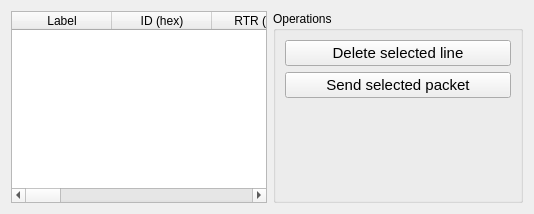
        <widget class="QWidget" name="tab_3">
         <attribute name="title">
          <string>Decoded messages</string>
         </attribute>
         <layout class="QHBoxLayout" name="horizontalLayout_13">
          <item>
           <layout class="QHBoxLayout" name="horizontalLayout_12">
            <item>
             <widget class="QTableWidget" name="decodedMessagesTableWidget">
              <property name="sizePolicy">
               <sizepolicy hsizetype="Expanding" vsizetype="Expanding">
                <horstretch>0</horstretch>
                <verstretch>0</verstretch>
               </sizepolicy>
              </property>
              <property name="minimumSize">
               <size>
                <width>0</width>
                <height>0</height>
               </size>
              </property>
              <property name="autoScroll">
               <bool>true</bool>
              </property>
              <property name="editTriggers">
               <set>QAbstractItemView::DoubleClicked</set>
              </property>
              <property name="alternatingRowColors">
               <bool>true</bool>
              </property>
              <property name="selectionMode">
               <enum>QAbstractItemView::SingleSelection</enum>
              </property>
              <property name="selectionBehavior">
               <enum>QAbstractItemView::SelectRows</enum>
              </property>
              <property name="verticalScrollMode">
               <enum>QAbstractItemView::ScrollPerPixel</enum>
              </property>
              <property name="showGrid">
               <bool>true</bool>
              </property>
              <property name="gridStyle">
               <enum>Qt::DotLine</enum>
              </property>
              <property name="sortingEnabled">
               <bool>true</bool>
              </property>
              <attribute name="verticalHeaderStretchLastSection">
               <bool>false</bool>
              </attribute>
              <column>
               <property name="text">
                <string>Label</string>
               </property>
               <property name="textAlignment">
                <set>AlignCenter</set>
               </property>
              </column>
              <column>
               <property name="text">
                <string>ID (hex)</string>
               </property>
               <property name="textAlignment">
                <set>AlignCenter</set>
               </property>
              </column>
              <column>
               <property name="text">
                <string>RTR (hex)</string>
               </property>
               <property name="textAlignment">
                <set>AlignCenter</set>
               </property>
              </column>
              <column>
               <property name="text">
                <string>IDE (hex)</string>
               </property>
               <property name="textAlignment">
                <set>AlignCenter</set>
               </property>
              </column>
              <column>
               <property name="text">
                <string>DLC (i)</string>
               </property>
               <property name="textAlignment">
                <set>AlignCenter</set>
               </property>
              </column>
              <column>
               <property name="text">
                <string>D0</string>
               </property>
               <property name="textAlignment">
                <set>AlignCenter</set>
               </property>
              </column>
              <column>
               <property name="text">
                <string>D1</string>
               </property>
               <property name="textAlignment">
                <set>AlignCenter</set>
               </property>
              </column>
              <column>
               <property name="text">
                <string>D2</string>
               </property>
               <property name="textAlignment">
                <set>AlignCenter</set>
               </property>
              </column>
              <column>
               <property name="text">
                <string>D3</string>
               </property>
               <property name="textAlignment">
                <set>AlignCenter</set>
               </property>
              </column>
              <column>
               <property name="text">
                <string>D4</string>
               </property>
               <property name="textAlignment">
                <set>AlignCenter</set>
               </property>
              </column>
              <column>
               <property name="text">
                <string>D5</string>
               </property>
               <property name="textAlignment">
                <set>AlignCenter</set>
               </property>
              </column>
              <column>
               <property name="text">
                <string>D6</string>
               </property>
               <property name="textAlignment">
                <set>AlignCenter</set>
               </property>
              </column>
              <column>
               <property name="text">
                <string>D7</string>
               </property>
               <property name="textAlignment">
                <set>AlignCenter</set>
               </property>
              </column>
             </widget>
            </item>
            <item>
             <widget class="QGroupBox" name="groupBox_2">
              <property name="sizePolicy">
               <sizepolicy hsizetype="Preferred" vsizetype="Preferred">
                <horstretch>0</horstretch>
                <verstretch>0</verstretch>
               </sizepolicy>
              </property>
              <property name="minimumSize">
               <size>
                <width>250</width>
                <height>0</height>
               </size>
              </property>
              <property name="title">
               <string>Operations</string>
              </property>
              <layout class="QVBoxLayout" name="verticalLayout_6">
               <item>
                <widget class="QPushButton" name="deleteDecodedPacketLinePushButton">
                 <property name="sizePolicy">
                  <sizepolicy hsizetype="Preferred" vsizetype="Preferred">
                   <horstretch>0</horstretch>
                   <verstretch>0</verstretch>
                  </sizepolicy>
                 </property>
                 <property name="minimumSize">
                  <size>
                   <width>0</width>
                   <height>0</height>
                  </size>
                 </property>
                 <property name="maximumSize">
                  <size>
                   <width>16777215</width>
                   <height>16777215</height>
                  </size>
                 </property>
                 <property name="font">
                  <font>
                   <pointsize>11</pointsize>
                  </font>
                 </property>
                 <property name="text">
                  <string>Delete selected line</string>
                 </property>
                </widget>
               </item>
               <item>
                <widget class="QPushButton" name="sendSelectedDecodedPacketButton">
                 <property name="minimumSize">
                  <size>
                   <width>0</width>
                   <height>0</height>
                  </size>
                 </property>
                 <property name="maximumSize">
                  <size>
                   <width>300</width>
                   <height>16777215</height>
                  </size>
                 </property>
                 <property name="font">
                  <font>
                   <pointsize>11</pointsize>
                  </font>
                 </property>
                 <property name="text">
                  <string>Send selected packet</string>
                 </property>
                </widget>
               </item>
               <item>
                <spacer name="verticalSpacer_4">
                 <property name="orientation">
                  <enum>Qt::Vertical</enum>
                 </property>
                 <property name="sizeType">
                  <enum>QSizePolicy::MinimumExpanding</enum>
                 </property>
                 <property name="sizeHint" stdset="0">
                  <size>
                   <width>20</width>
                   <height>40</height>
                  </size>
                 </property>
                </spacer>
               </item>
              </layout>
             </widget>
            </item>
           </layout>
          </item>
         </layout>
        </widget>
